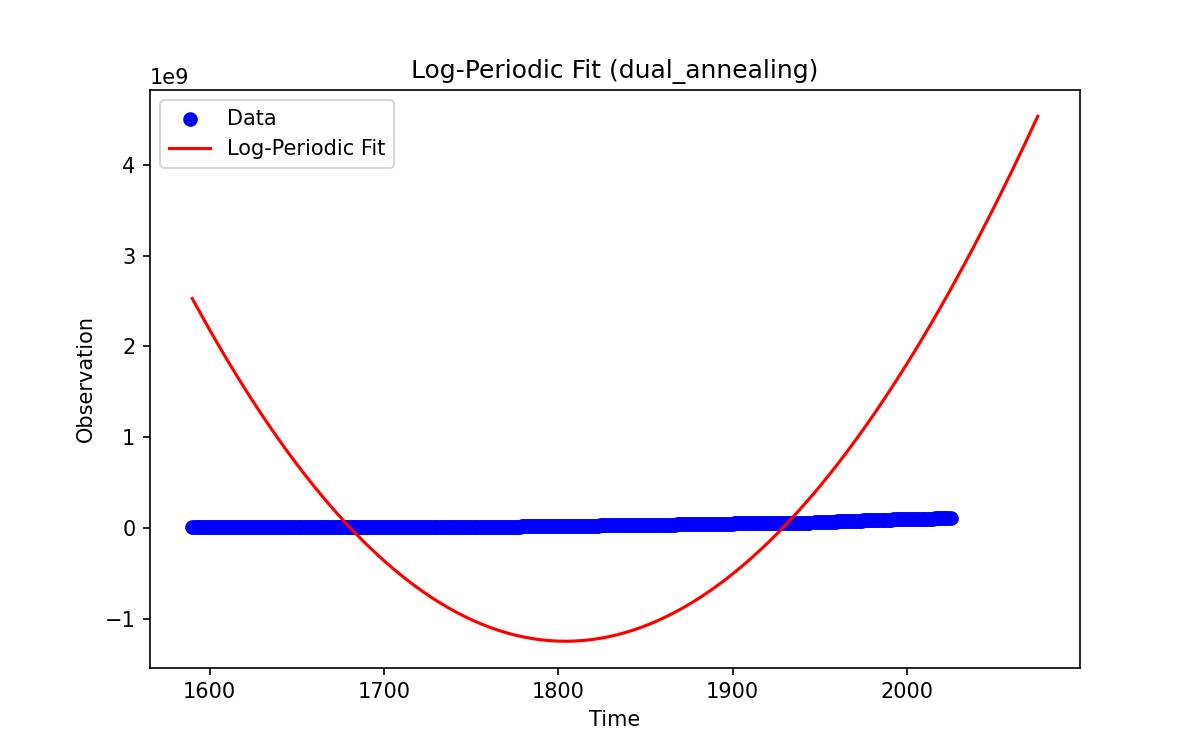

The Python source for this figure:
#!/usr/bin/env python3

"""
Usage:
    python fit_logperiodic.py mydata.txt

Description:
    Reads a two-column text file (time, observation) from 'mydata.txt'.
    Fits the data to a log-periodic model:

        y(t) = A + B * ln(tc - t) * [1 + D * cos(2π f ln(tc - t) + phi)]

    Then:
    1) Prints out the best-fit parameters and the correlation coefficient (r).
    2) Saves a plot (with extended range up to tc) to 'output.png'.

    This version replaces curve_fit with scipy.optimize.dual_annealing
    for a global optimization approach.
"""

import sys
import numpy as np
import matplotlib.pyplot as plt

from scipy.optimize import dual_annealing
from scipy.stats import pearsonr

def log_periodic(t, A, B, tc, D, f, phi):
    """
    Log-periodic function y(t):

        y(t) = A + B * ln(tc - t) * [1 + D * cos(2π f ln(tc - t) + phi)]

    Parameters
    ----------
    t : float or array-like
        Independent variable (time).
    A, B, tc, D, f, phi : float
        Model parameters.

    Returns
    -------
    float or np.ndarray
        The model-predicted values y(t).
    """
    return A + B * np.log(tc - t) * (
        1.0 + D * np.cos(2.0 * np.pi * f * np.log(tc - t) + phi)
    )

def objective_function(params, t_data, y_data):
    """
    Objective function to minimize.

    Parameters
    ----------
    params : array-like
        [A, B, tc, D, f, phi]
    t_data : np.ndarray
        Array of time points.
    y_data : np.ndarray
        Observed data at corresponding time points.

    Returns
    -------
    float
        Sum of squared residuals (SSR) between model and data.
    """
    A, B, tc, D, f, phi = params
    # Model prediction
    pred = log_periodic(t_data, A, B, tc, D, f, phi)
    # Residuals
    residuals = y_data - pred
    # Sum of squared residuals
    return np.sum(residuals**2)

def main():
    # 1) Read the single input argument: the filename.
    if len(sys.argv) < 2:
        print("Usage: python fit_logperiodic.py <datafile.txt>")
        sys.exit(1)

    filename = sys.argv[1]

    # 2) Load data: each line has "time observation", space-separated.
    data = np.loadtxt(filename)
    t_data = data[:, 0]
    y_data = data[:, 1]

    t_min = np.min(t_data)
    t_max = np.max(t_data)

    # === BOUNDS FOR DUAL ANNEALING ===
    # We'll define a plausible range for each parameter.
    # [A, B, tc, D, f, phi]
    # Example:
    #  1) A   ~ can be large or small, so let's do (-1e10, 1e10)
    #  2) B   ~ similarly large range
    #  3) tc  ~ must be > t_max (avoid log of zero or negative)
    #  4) D   ~ amplitude of oscillation; 0 -> 10 as an example
    #  5) f   ~ frequency of log oscillation; maybe 0 -> 5
    #  6) phi ~ phase shift; from -2*pi -> 2*pi
    bounds = [
        (-1e15, 1e15),     # A
        (-1e15, 1e15),     # B
        (t_max + 0.1, 5000),  # tc, must exceed t_max
        (-10, 10.0),       # D
        (0.0, 5.0),        # f
        (-2.0 * np.pi, 2.0 * np.pi),  # phi
    ]

    # 3) Solve using dual_annealing
    result = dual_annealing(
        objective_function,
        bounds=bounds,
        args=(t_data, y_data),
        maxiter=100000,  # Increase if needed
        seed=42        # For reproducibility, optional
    )

    # The optimal parameters
    popt = result.x
    A_fit, B_fit, tc_fit, D_fit, f_fit, phi_fit = popt

    # 4) Compute model predictions with the best fit
    y_fit = log_periodic(t_data, *popt)

    # 5) Calculate Pearson correlation between data and fit
    r_value, p_value = pearsonr(y_data, y_fit)

    print(f"Optimization success: {result.message}")
    print(f"Final SSE (sum of squared errors): {result.fun:.4f}")
    print(f"Correlation coefficient (r) = {r_value:.4f}")
    print(f"p-value for r               = {p_value:.4e}")
    print(f"Critical time               = {tc_fit:.4f}")

    # Print best-fit parameters
    print("\nBest-fit parameters from dual_annealing:")
    print(f"A   = {A_fit:.4f}")
    print(f"B   = {B_fit:.4f}")
    print(f"tc  = {tc_fit:.4f}")
    print(f"D   = {D_fit:.4f}")
    print(f"f   = {f_fit:.4f}")
    print(f"phi = {phi_fit:.4f}")

    # 6) For plotting: Extend the time axis up to a bit before tc
    # Avoid tc exactly because log(tc - t) => log(0) if t==tc
    tc_for_plot = np.min([tc_fit - 1.0, t_max + 50.0])  # just a safety margin
    if tc_for_plot <= t_max:
        tc_for_plot = t_max + 1  # minimal extension

    t_plot = np.linspace(t_min, tc_for_plot, 200)
    y_model = log_periodic(t_plot, *popt)

    # 7) Plot
    plt.figure(figsize=(8, 5))
    plt.scatter(t_data, y_data, c='blue', label='Data')
    plt.plot(t_plot, y_model, 'r-', label='Log-Periodic Fit')
    plt.xlabel("Time")
    plt.ylabel("Observation")
    plt.title("Log-Periodic Fit (dual_annealing)")
    plt.legend()
    plt.savefig("output.png", dpi=150)
    plt.close()

if __name__ == "__main__":
    main()
